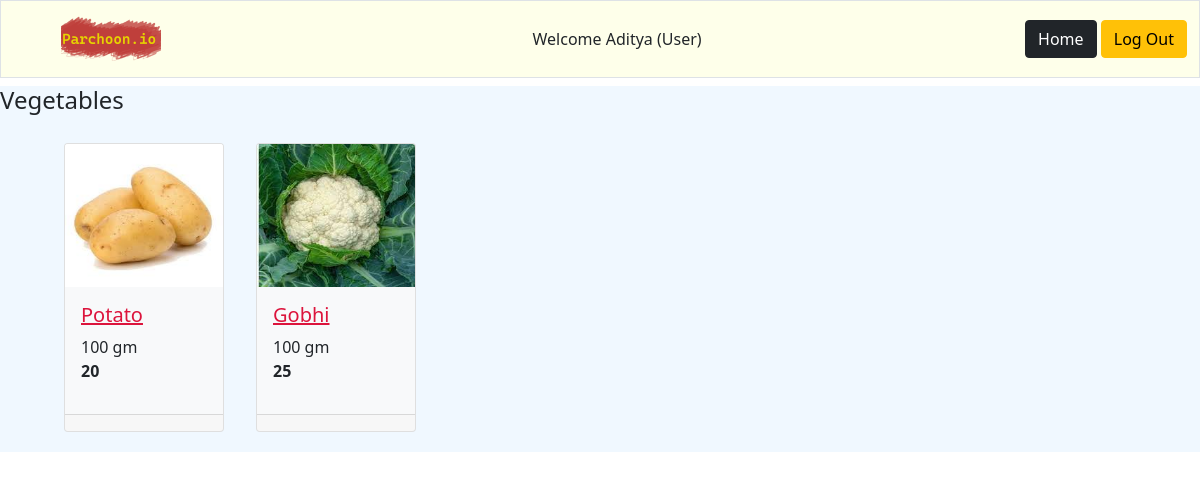
/view_category/1/3/, run on the app's committed database.
### model.py (models this page shows, shortened)
class Users(db.Model):
    __tablename__ = 'users'
    user_id= db.Column(db.Integer, autoincrement=True, primary_key=True, nullable=False, unique=True)
    user_email= db.Column(db.String, nullable=False, unique=True)
    user_password= db.Column(db.String, nullable=False)
    user_username= db.Column(db.String, nullable=False, unique=True)
    user_firstname= db.Column(db.String, nullable=True)
    user_midname= db.Column(db.String)
    user_lastname= db.Column(db.String)
    user_city= db.Column(db.String, nullable=False)
    user_pincode= db.Column(db.Integer, nullable=False)
    user_address= db.Column(db.String)

class Categories(db.Model):
    __tablename__ = 'categories'
    cat_id= db.Column(db.Integer, autoincrement=True, primary_key=True, nullable=False, unique=True)
    cat_name= db.Column(db.String, nullable=False, unique=True)

class Items(db.Model):
    __tablename__ = 'items'
    item_id= db.Column(db.Integer, autoincrement=True, primary_key=True, nullable=False, unique=True)
    item_name= db.Column(db.String, nullable=False, unique=True)
    item_qty_avail= db.Column(db.Integer, nullable=False)
    item_price= db.Column(db.Integer, nullable=False)
    item_desc= db.Column(db.String, nullable=False)
    item_unit = db.Column(db.String, nullable=False)
    item_max_units_per_user = db.Column(db.Integer, nullable=False)

### routes.py (the view)
@app.route('/view_category/<int:userID>/<int:catID>/', methods = ['GET', 'POST'])
def view_category(userID, catID):
    user = Users.query.get(userID)
    itemCat = item_cat()
    return rt('view_category.html', userID=userID, user=user, itemCat=itemCat, catID=catID)

### routes.py (called while the page is built)
def cats():
    return Categories.query.order_by(Categories.cat_name).all() #cats_returnVal

def item_types():
    return Item_type.query.all() #item_types_returnVal

### templates/view_category.html
{% extends 'base.html' %}
{%block buttons%}
    <a href="{{url_for('user_home',userID=userID)}}" type="button" class="btn btn-dark">Home</a>
    <a href="{{url_for('index')}}" type="button" class="btn btn-warning">Log Out</a>
{%endblock%}
{% block welcome%} {{user.user_firstname}} {% endblock %}
{%block content%}
<div class="row my-2" style="background-color: aliceblue;">
    <div class="row justify-content-end">
        <h4> {{itemCat[catID][0]}} </h4>
    </div>
    <div class="container my-3" name="outer row">
        <div class="row justify-content-start mx-5">
            {% for i in itemCat[catID][1].keys()%}
            <div class="col-2 mx-1 my-1">
                <div class="card h-100 w-85">
                    <img class="card-img-top h-50 w-100" src="/assets/uploads/{{i}}.jpg" style="background-size:auto" alt="Image not found"></img>
                    <div class="card-body h-75 bg-light">
                        <a href="{{url_for('buy_product', userID=userID, itemID=i)}}" style="color: crimson;"><h5 class="card-title">{{itemCat[catID][1][i][0]}}</h5></a>
                        <p class="card-text">
                            {{itemCat[catID][1][i][1]}}<br>
                            <strong>{{itemCat[catID][1][i][2]}}</strong>
                        </p>
                    </div>
                    <div class="card-footer"></div>
                </div>
            </div>
            {%endfor%}
        </div>
    </div>
</div>
{%endblock%}

### data on the page
Users: user_firstname "Aditya"
Categories: cat_name "Vegetables"
Items: item_name "Potato", item_unit "100 gm"
Items: item_name "Gobhi", item_unit "100 gm"

### other printed values
{{ itemCat[catID][1][i][2] }} "20" "25"
